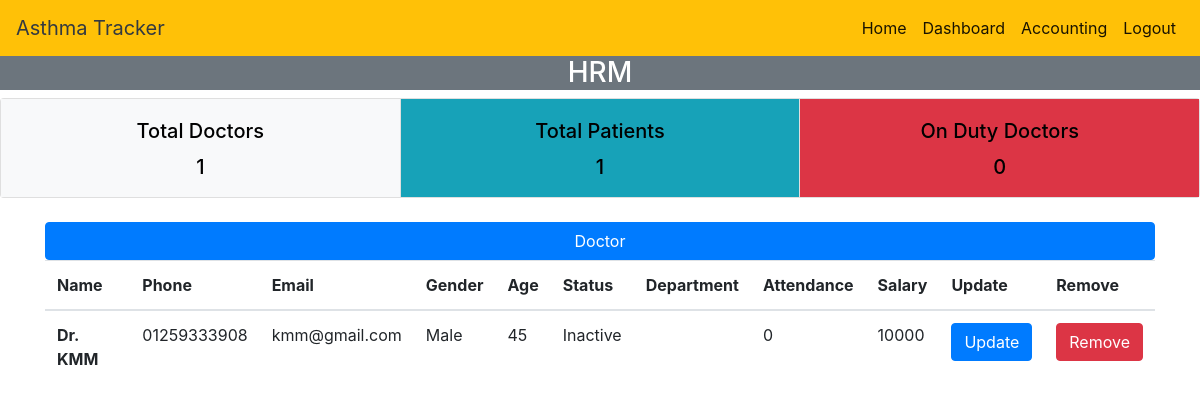
/hr_dashboard/, run on the app's committed database.
### DOCTOR/models.py (models this page shows)
class Doctor(models.Model):
    name = models.CharField(max_length=40)
    phone = models.CharField(max_length=12, default="", unique=True)
    email = models.CharField(max_length=50, unique=True)
    bmdc_no = models.CharField(max_length=12, default="", unique=True)
    gender = models.CharField(max_length=30)
    address = models.CharField(max_length=200)
    age = models.IntegerField(default=0)
    blood = models.CharField(max_length=10)
    username = models.OneToOneField(User, on_delete=models.CASCADE)
    status = models.BooleanField(default=0)
    department = models.CharField(max_length=30, default="")
    attendance = models.IntegerField(default=0)
    salary = models.IntegerField(default=10000)

### COMMON_APP/views.py (the view)
# urls.py: path('hr_dashboard/', hr_dashboard, name='hr_dashboard'),
def hr_dashboard(request):
    status = False
    if request.user:
        status = request.user
    all_p = Patient.objects.all()
    all_d = Doctor.objects.all()
    active_d = Doctor.objects.filter(status=1)
    return render(request, 'hr_dashboard.html',
                  {"all_p": len(all_p), "all_d": len(all_d), "all_data": all_d, "active_d": len(active_d), 'user': "H",
                   'status': status})

### templates/hr_dashboard.html (shortened to what this page needs)
<!DOCTYPE html>
<html>
<head>
    <link rel="stylesheet" href="https://stackpath.bootstrapcdn.com/bootstrap/4.5.0/css/bootstrap.min.css">
</head>
<body>
{% include "nav.html" %}
<div class="W bg-secondary">
   <h3> HRM </h3>
</div>
<div class="card-group">
    <div class="card">
        <div class="card-body bg-light">
            <h5 class="card-title">Total Doctors</h5>
            <h5>{{ all_d }}</h5>
        </div>
    </div>
    <div class="card">
        <div class="card-body bg-info">
            <h5 class="card-title">Total Patients</h5>
            <h5>{{ all_p }}</h5>
        </div>
    </div>
    <div class="card">
        <div class="card-body bg-danger">
            <h5 class="card-title">On Duty Doctors</h5>
            <h5>{{ active_d }}</h5>
        </div>
    </div>
</div>
<br>
<div class="container">
    <div class="row">
        <div class="col-sm-12">
            <button class="btn btn-primary">Doctor</button>
            <table class="table">
                <thead>
                <tr>
                    <th scope="col">Name</th>
                    <th scope="col">Phone</th>
                    <th scope="col">Email</th>
                    <th scope="col">Gender</th>
                    <th scope="col">Age</th>
                    <th scope="col">Status</th>
                    <th scope="col">Department</th>
                    <th scope="col">Attendance</th>
                    <th scope="col">Salary</th>
                    <th scope="col">Update</th>
                    <th scope="col">Remove</th>
                </tr>
                </thead>
                <tbody>
                {% for data in all_data %}
                <tr>
                    <th scope="row">{{ data.name }}</th>
                    <td> {{ data.phone }}</td>
                    <td> {{ data.email }}</td>
                    <td> {{ data.gender }}</td>
                    <td> {{ data.age }}</td>
                    {% if data.status %}
                    <td> Active</td>
                    {% else %}
                    <td> Inactive</td>
                    {% endif %}
                    <td> {{ data.department }}</td>
                    <td> {{ data.attendance }}</td>
                    <td> {{ data.salary }}</td>
                    <td><a href="{% url 'update_doctor' id=data.id %}" class="btn btn-primary">Update</a></td>
                    <td><a href="{% url 'delete_doctor' %}" class="btn btn-danger">Remove</a></td>
                </tr>
                {% endfor %}
                </tbody>
            </table>
        </div>
    </div>
</div>
</body>
</html>

### templates/hr_dashboard.html (style rules this page uses)
.card-body { text-align: center; }
.card { height: 100px; }
button { width: 100%; }
.W { text-align: center; color: white; }
.card-body { color: black; }

### data on the page
Doctor: name "Dr. KMM", phone "01259333908", email "kmm@gmail.com", gender "Male", age "45", status "Inactive", attendance "0", salary "10000"

### other printed values
{{ all_d }} "1"
{{ all_p }} "1"
{{ active_d }} "0"
